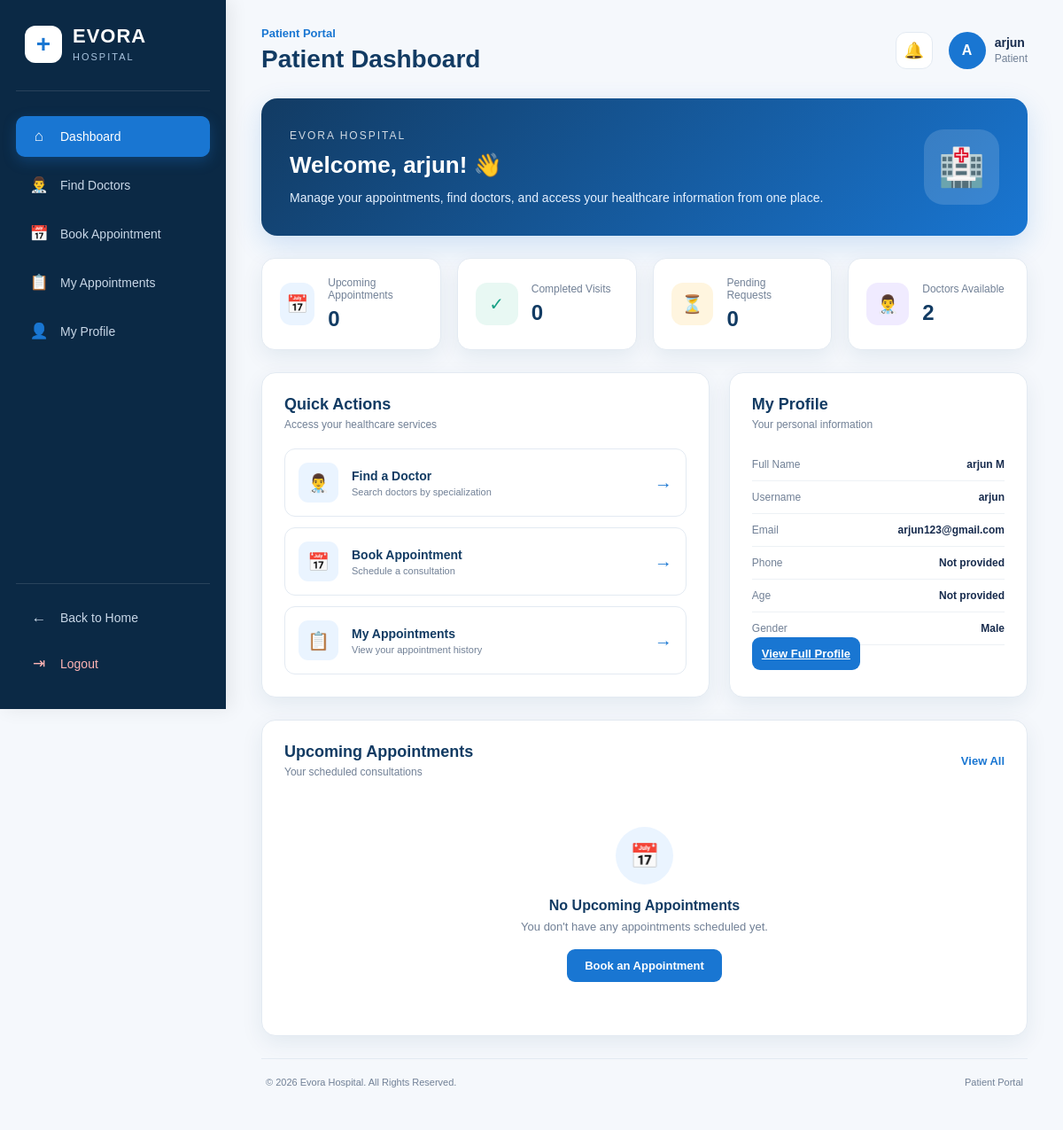
/patient/dashboard/ (signed in), run on the app's committed database.
### accounts/models.py (models this page shows, shortened)
class User(AbstractUser):
    ROLE_CHOICES = (
        ('patient', 'Patient'),
        ('doctor', 'Doctor'),
        ('admin', 'Admin'),
    )
    phone = models.CharField(
        max_length=15,
        blank=True
    )
    role = models.CharField(
        max_length=20,
        choices=ROLE_CHOICES,
        default='patient'
    )

### patients/models.py (models this page shows, shortened)
class Patient(models.Model):
    GENDER_CHOICES = (
        ('male', 'Male'),
        ('female', 'Female'),
        ('other', 'Other'),
    )
    user = models.OneToOneField(
        settings.AUTH_USER_MODEL,
        on_delete=models.CASCADE,
        related_name='patient_profile'
    )
    age = models.PositiveIntegerField(
        null=True,
        blank=True
    )
    gender = models.CharField(
        max_length=10,
        choices=GENDER_CHOICES,
        blank=True
    )
    date_of_birth = models.DateField(
        null=True,
        blank=True
    )
    address = models.TextField(
        blank=True
    )
    created_at = models.DateTimeField(
        auto_now_add=True
    )

### patients/views.py (the view)
@login_required
def patient_dashboard(request):
    if request.user.role != 'patient':
        messages.error(
            request,
            'Access denied.'
        )
        return redirect('patient_login')
    patient, created = Patient.objects.get_or_create(
        user=request.user
    )
    today = timezone.localdate()
    appointments = Appointment.objects.filter(
        patient=patient
    )
    upcoming_appointments = appointments.filter(
        appointment_date__gte=today,
        status__in=['pending', 'accepted']
    ).select_related(
        'doctor',
        'doctor__user'
    ).order_by(
        'appointment_date',
        'appointment_time'
    )
    upcoming_count = upcoming_appointments.count()
    completed_count = appointments.filter(
        status='completed'
    ).count()
    pending_count = appointments.filter(
        status='pending'
    ).count()
    doctors_count = Doctor.objects.filter(
        is_available=True
    ).count()
    context = {
        'patient': patient,
        'user': request.user,
        'upcoming_appointments': upcoming_appointments[:5],
        'upcoming_count': upcoming_count,
        'completed_count': completed_count,
        'pending_count': pending_count,
        'doctors_count': doctors_count,
    }
    return render(
        request,
        'patients/dashboard.html',
        context
    )

### templates/patients/dashboard.html (shortened to what this page needs)
{% load static %}
<!DOCTYPE html>
<html lang="en">
<head>
    <link rel="stylesheet"
          href="{% static 'css/patient_dashboard.css' %}">
</head>
<body>
<aside class="sidebar">
    <div class="logo">
        <div class="logo-icon">
            +
        </div>
        <div class="logo-text">
            <h2>EVORA</h2>
            <span>HOSPITAL</span>
        </div>
    </div>
    <nav class="sidebar-menu">
        <a href="{% url 'patient_dashboard' %}"
           class="menu-item active">
            <span class="menu-icon">⌂</span>
            <span>Dashboard</span>
        </a>
        <a href="{% url 'doctor_list' %}"
           class="menu-item">
            <span class="menu-icon">👨‍⚕️</span>
            <span>Find Doctors</span>
        </a>
        <a href="{% url 'book_appointment' %}"
           class="menu-item">
            <span class="menu-icon">📅</span>
            <span>Book Appointment</span>
        </a>
        <a href="{% url 'my_appointments' %}"
           class="menu-item">
            <span class="menu-icon">📋</span>
            <span>My Appointments</span>
        </a>
        <a href="{% url 'patient_profile' %}"
           class="menu-item">
            <span class="menu-icon">👤</span>
            <span>My Profile</span>
        </a>
    </nav>
    <div class="sidebar-bottom">
        <a href="{% url 'home' %}"
           class="menu-item">
            <span class="menu-icon">←</span>
            <span>Back to Home</span>
        </a>
        <a href="{% url 'patient_logout' %}"
           class="menu-item logout">
            <span class="menu-icon">⇥</span>
            <span>Logout</span>
        </a>
    </div>
</aside>
<main class="main-content">
    <header class="topbar">
        <div class="page-heading">
            <p class="small-title">
                Patient Portal
            </p>
            <h1>
                Patient Dashboard
            </h1>
        </div>
        <div class="user-area">
            <div class="notification">
                🔔
            </div>
            <div class="user-info">
                <div class="avatar">
                    {{ user.first_name|default:user.username|first|upper }}
                </div>
                <div class="user-details">
                    <strong>
                        {{ user.first_name|default:user.username }}
                    </strong>
                    <span>
                        Patient
                    </span>
                </div>
            </div>
        </div>
    </header>
    <section class="welcome-card">
        <div class="welcome-text">
            <span class="welcome-label">
                EVORA HOSPITAL
            </span>
            <h2>
                Welcome,
                {{ user.first_name|default:user.username }}! 👋
            </h2>
            <p>
                Manage your appointments, find doctors,
                and access your healthcare information
                from one place.
            </p>
        </div>
        <div class="welcome-icon">
            🏥
        </div>
    </section>
    <section class="stats-grid">
        <div class="stat-card">
            <div class="stat-icon blue">
                📅
            </div>
            <div class="stat-content">
                <p>
                    Upcoming Appointments
                </p>
                <h3>
                    {{ upcoming_count|default:"0" }}
                </h3>
            </div>
        </div>
        <div class="stat-card">
            <div class="stat-icon green">
                ✓
            </div>
            <div class="stat-content">
                <p>
                    Completed Visits
                </p>
                <h3>
                    {{ completed_count|default:"0" }}
                </h3>
            </div>
        </div>
        <div class="stat-card">
            <div class="stat-icon orange">
                ⏳
            </div>
            <div class="stat-content">
                <p>
                    Pending Requests
                </p>
                <h3>
                    {{ pending_count|default:"0" }}
                </h3>
            </div>
        </div>
        <div class="stat-card">
            <div class="stat-icon purple">
                👨‍⚕️
            </div>
            <div class="stat-content">
                <p>
                    Doctors Available
                </p>
                <h3>
                    {{ doctors_count|default:"0" }}
                </h3>
            </div>
        </div>
    </section>
    <section class="dashboard-grid">
        <div class="dashboard-card">
            <div class="card-header">
                <div>
                    <h2>
                        Quick Actions
                    </h2>
                    <p>
                        Access your healthcare services
                    </p>
                </div>
            </div>
            <div class="quick-actions">
                <a href="{% url 'doctor_list' %}"
                   class="action-card">
                    <div class="action-icon">
                        👨‍⚕️
                    </div>
                    <div class="action-content">
                        <h3>
                            Find a Doctor
                        </h3>
                        <p>
                            Search doctors by specialization
                        </p>
                    </div>
                    <span class="arrow">
                        →
                    </span>
                </a>
                <a href="{% url 'book_appointment' %}"
                   class="action-card">
                    <div class="action-icon">
                        📅
                    </div>
                    <div class="action-content">
                        <h3>
                            Book Appointment
                        </h3>
                        <p>
                            Schedule a consultation
                        </p>
                    </div>
                    <span class="arrow">
                        →
                    </span>
                </a>
                <a href="{% url 'my_appointments' %}"
                   class="action-card">
                    <div class="action-icon">
                        📋
                    </div>
                    <div class="action-content">
                        <h3>
                            My Appointments
                        </h3>
                        <p>
                            View your appointment history
                        </p>
                    </div>
                    <span class="arrow">
                        →
                    </span>
                </a>
            </div>
        </div>
        <div class="dashboard-card profile-card">
            <div class="card-header">
                <div>
                    <h2>
                        My Profile
                    </h2>
                    <p>
                        Your personal information
                    </p>
                </div>
            </div>
            <div class="profile-details">
                <div class="profile-row">
                    <span>
                        Full Name
                    </span>
                    <strong>
                        {{ user.get_full_name|default:user.username }}
                    </strong>
                </div>
                <div class="profile-row">
                    <span>
                        Username
                    </span>
                    <strong>
                        {{ user.username }}
                    </strong>
                </div>
                <div class="profile-row">
                    <span>
                        Email
                    </span>
                    <strong>
                        {{ user.email|default:"Not provided" }}
                    </strong>
                </div>
                <div class="profile-row">
                    <span>
                        Phone
                    </span>
                    <strong>
                        {{ user.phone|default:"Not provided" }}
                    </strong>
                </div>
                <div class="profile-row">
                    <span>
                        Age
                    </span>
                    <strong>
                        {{ patient.age|default:"Not provided" }}
                    </strong>
                </div>
                <div class="profile-row">
                    <span>
                        Gender
                    </span>
                    <strong>
                        {{ patient.get_gender_display|default:"Not provided" }}
                    </strong>
                </div>
            </div>
            <a href="{% url 'patient_profile' %}"
               class="profile-button">
                View Full Profile
            </a>
        </div>
    </section>
    <section class="dashboard-card appointment-card">
        <div class="card-header">
            <div>
                <h2>
                    Upcoming Appointments
                </h2>
                <p>
                    Your scheduled consultations
                </p>
            </div>
            <a href="{% url 'my_appointments' %}"
               class="view-link">
                View All
            </a>
        </div>
        {% if upcoming_appointments %}
            <div class="appointment-list">
                {% for appointment in upcoming_appointments %}
                    <div class="appointment-item">
                        <div class="appointment-doctor">
                            <div class="doctor-avatar">
                                👨‍⚕️
                            </div>
                            <div>
                                <h3>
                                    Dr.
                                    {{ appointment.doctor.user.get_full_name|default:appointment.doctor.user.username }}
                                </h3>
                                <p>
                                    {{ appointment.doctor.get_specialization_display }}
                                </p>
                            </div>
                        </div>
                        <div class="appointment-date">
                            <strong>
                                {{ appointment.appointment_date }}
                            </strong>
                            <span>
                                {{ appointment.appointment_time }}
                            </span>
                        </div>
                        <div class="appointment-status">
                            <span class="status-badge">
                                {{ appointment.get_status_display }}
                            </span>
                        </div>
                    </div>
                {% endfor %}
            </div>
        {% else %}
            <div class="empty-state">
                <div class="empty-icon">
                    📅
                </div>
                <h3>
                    No Upcoming Appointments
                </h3>
                <p>
                    You don't have any appointments
                    scheduled yet.
                </p>
                <a href="{% url 'book_appointment' %}"
                   class="primary-button">
                    Book an Appointment
                </a>
            </div>
        {% endif %}
    </section>
    <footer>
        <div>
            <p>
                © 2026 Evora Hospital.
                All Rights Reserved.
            </p>
        </div>
        <div>
            <p>
                Patient Portal
            </p>
        </div>
    </footer>
</main>
</body>
</html>

### data on the page
User: first_name|first "A", first_name "arjun", get_full_name "arjun M", username "arjun", email "arjun123@gmail.com", phone "Not provided"
Patient: age "Not provided", gender "Male"

### other printed values
{{ upcoming_count|default:"0" }} "0"
{{ completed_count|default:"0" }} "0"
{{ pending_count|default:"0" }} "0"
{{ doctors_count|default:"0" }} "2"
